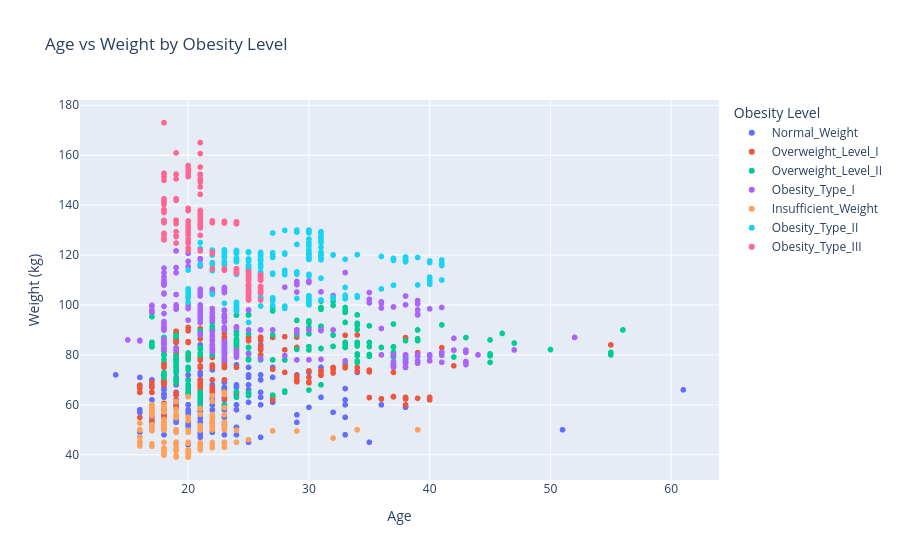

The cell this chart's notebook holds for it:
### Markdown cell above
<h3>Visualization 8 — Age vs Weight by Obesity Level</h3>

<p><strong>Visualization Type:</strong> Interactive Scatter Plot — Plotly</p>

<p><strong>Purpose:</strong> To explore the relationship between age and weight, with obesity category represented by colour.</p>

<p><strong>Insight:</strong>Examine whether weight patterns vary with age and whether the obesity categories form distinct clusters .</p>

### Code cell
# Visualization 8: Age vs Weight by Obesity Level

fig = px.scatter(
    df,
    x="age",
    y="weight",
    color="nobeyesdad",
    hover_data=["gender", "bmi"],
    title="Age vs Weight by Obesity Level",
    labels={
        "age": "Age",
        "weight": "Weight (kg)",
        "nobeyesdad": "Obesity Level"
    }
)

fig.show()

### Figure 1 — Plotly figure (JSON) as saved in the notebook; plotly's stock layout.template omitted (floating-point values rounded to 4 significant figures; data arrays with more than 128 entries replaced by an {"elided": "..."} marker saying what was removed)
{"data": [{"customdata": {"elided": "282x2 mixed values"}, "hovertemplate": "Obesity Level=Normal_Weight<br>Age=%{x}<br>Weight (kg)=%{y}<br>gender=%{customdata[0]}<br>bmi=%{customdata[1]}<extra></extra>", "legendgroup": "Normal_Weight", "marker": {"color": "#636efa", "symbol": "circle"}, "mode": "markers", "name": "Normal_Weight", "showlegend": true, "type": "scattergl", "x": {"elided": "282 int values"}, "xaxis": "x", "y": {"elided": "282 float values"}, "yaxis": "y"}, {"customdata": {"elided": "276x2 mixed values"}, "hovertemplate": "Obesity Level=Overweight_Level_I<br>Age=%{x}<br>Weight (kg)=%{y}<br>gender=%{customdata[0]}<br>bmi=%{customdata[1]}<extra></extra>", "legendgroup": "Overweight_Level_I", "marker": {"color": "#EF553B", "symbol": "circle"}, "mode": "markers", "name": "Overweight_Level_I", "showlegend": true, "type": "scattergl", "x": {"elided": "276 int values"}, "xaxis": "x", "y": {"elided": "276 float values"}, "yaxis": "y"}, {"customdata": {"elided": "290x2 mixed values"}, "hovertemplate": "Obesity Level=Overweight_Level_II<br>Age=%{x}<br>Weight (kg)=%{y}<br>gender=%{customdata[0]}<br>bmi=%{customdata[1]}<extra></extra>", "legendgroup": "Overweight_Level_II", "marker": {"color": "#00cc96", "symbol": "circle"}, "mode": "markers", "name": "Overweight_Level_II", "showlegend": true, "type": "scattergl", "x": {"elided": "290 int values"}, "xaxis": "x", "y": {"elided": "290 float values"}, "yaxis": "y"}, {"customdata": {"elided": "351x2 mixed values"}, "hovertemplate": "Obesity Level=Obesity_Type_I<br>Age=%{x}<br>Weight (kg)=%{y}<br>gender=%{customdata[0]}<br>bmi=%{customdata[1]}<extra></extra>", "legendgroup": "Obesity_Type_I", "marker": {"color": "#ab63fa", "symbol": "circle"}, "mode": "markers", "name": "Obesity_Type_I", "showlegend": true, "type": "scattergl", "x": {"elided": "351 int values"}, "xaxis": "x", "y": {"elided": "351 float values"}, "yaxis": "y"}, {"customdata": {"elided": "267x2 mixed values"}, "hovertemplate": "Obesity Level=Insufficient_Weight<br>Age=%{x}<br>Weight (kg)=%{y}<br>gender=%{customdata[0]}<br>bmi=%{customdata[1]}<extra></extra>", "legendgroup": "Insufficient_Weight", "marker": {"color": "#FFA15A", "symbol": "circle"}, "mode": "markers", "name": "Insufficient_Weight", "showlegend": true, "type": "scattergl", "x": {"elided": "267 int values"}, "xaxis": "x", "y": {"elided": "267 float values"}, "yaxis": "y"}, {"customdata": {"elided": "297x2 mixed values"}, "hovertemplate": "Obesity Level=Obesity_Type_II<br>Age=%{x}<br>Weight (kg)=%{y}<br>gender=%{customdata[0]}<br>bmi=%{customdata[1]}<extra></extra>", "legendgroup": "Obesity_Type_II", "marker": {"color": "#19d3f3", "symbol": "circle"}, "mode": "markers", "name": "Obesity_Type_II", "showlegend": true, "type": "scattergl", "x": {"elided": "297 int values"}, "xaxis": "x", "y": {"elided": "297 float values"}, "yaxis": "y"}, {"customdata": {"elided": "324x2 mixed values"}, "hovertemplate": "Obesity Level=Obesity_Type_III<br>Age=%{x}<br>Weight (kg)=%{y}<br>gender=%{customdata[0]}<br>bmi=%{customdata[1]}<extra></extra>", "legendgroup": "Obesity_Type_III", "marker": {"color": "#FF6692", "symbol": "circle"}, "mode": "markers", "name": "Obesity_Type_III", "showlegend": true, "type": "scattergl", "x": {"elided": "324 int values"}, "xaxis": "x", "y": {"elided": "324 float values"}, "yaxis": "y"}], "layout": {"legend": {"title": {"text": "Obesity Level"}, "tracegroupgap": 0}, "title": {"text": "Age vs Weight by Obesity Level"}, "xaxis": {"anchor": "y", "domain": [0, 1], "title": {"text": "Age"}}, "yaxis": {"anchor": "x", "domain": [0, 1], "title": {"text": "Weight (kg)"}}}}
